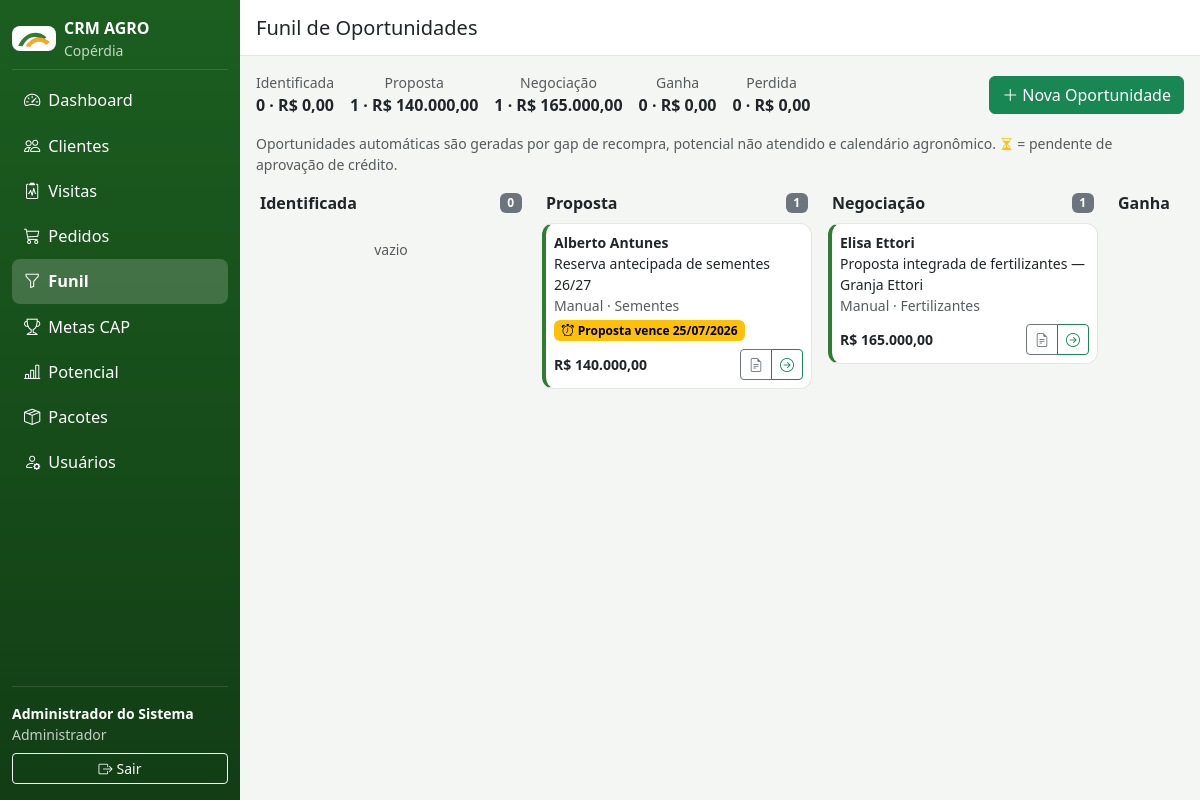
The app's page /index.php?r=funil (signed in) with its own data.
### tables this page shows
CREATE TABLE oportunidades (
  id INT AUTO_INCREMENT PRIMARY KEY,
  cliente_id INT NOT NULL,
  usuario_id INT COMMENT 'vendedor/técnico responsável',
  safra_id INT,
  familia_id INT,
  produto_id INT,
  origem ENUM('Gap de recompra','Potencial não atendido','Calendário agronômico','Manual') NOT NULL DEFAULT 'Manual',
  titulo VARCHAR(200) NOT NULL,
  valor_estimado DECIMAL(14,2) NOT NULL DEFAULT 0,
  estagio ENUM('Identificada','Proposta','Negociação','Ganha','Perdida') NOT NULL DEFAULT 'Identificada',
  motivo_perda ENUM('Preço','Prazo','Concorrente','Desistência','Clima','Outro'),
  concorrente_perda VARCHAR(160),
  data_prevista DATE,
  pendente_aprovacao TINYINT(1) NOT NULL DEFAULT 0 COMMENT 'cliente inadimplente/acima do limite: exige aprovação do Gestor Comercial',
  aprovada_por INT,
  criado_em DATETIME NOT NULL DEFAULT CURRENT_TIMESTAMP,
  atualizado_em DATETIME NOT NULL DEFAULT CURRENT_TIMESTAMP ON UPDATE CURRENT_TIMESTAMP,
  UNIQUE KEY uk_oport_auto (cliente_id, origem, familia_id, safra_id, produto_id),
  FOREIGN KEY (cliente_id) REFERENCES clientes(id) ON DELETE CASCADE,
  FOREIGN KEY (usuario_id) REFERENCES usuarios(id),
  FOREIGN KEY (safra_id) REFERENCES safras(id),
  FOREIGN KEY (familia_id) REFERENCES familias_produto(id),
  FOREIGN KEY (produto_id) REFERENCES produtos(id),
  FOREIGN KEY (aprovada_por) REFERENCES usuarios(id)
);

CREATE TABLE clientes (
  id INT AUTO_INCREMENT PRIMARY KEY,
  nome VARCHAR(160) NOT NULL,
  situacao ENUM('Associado','Não Associado') NOT NULL DEFAULT 'Associado',
  cpf_cnpj VARCHAR(20),
  telefone VARCHAR(30),
  telefone2 VARCHAR(30),
  email VARCHAR(160),
  endereco VARCHAR(255),
  municipio VARCHAR(120),
  estado CHAR(2) DEFAULT 'SC',
  filial_id INT,
  latitude DECIMAL(10,7),
  longitude DECIMAL(10,7),
  responsavel_id INT COMMENT 'usuário (vendedor/técnico) dono da carteira',
  nivel_tecnologico ENUM('Alto','Médio','Baixo') NOT NULL DEFAULT 'Médio',
  volume_compra_anual DECIMAL(14,2) NOT NULL DEFAULT 0,
  potencial_venda DECIMAL(14,2) NOT NULL DEFAULT 0,
  limite_credito DECIMAL(14,2) NOT NULL DEFAULT 0,
  ativo TINYINT(1) NOT NULL DEFAULT 1,
  criado_em DATETIME NOT NULL DEFAULT CURRENT_TIMESTAMP,
  FOREIGN KEY (filial_id) REFERENCES filiais(id),
  FOREIGN KEY (responsavel_id) REFERENCES usuarios(id)
);

CREATE TABLE familias_produto (
  id INT AUTO_INCREMENT PRIMARY KEY,
  nome VARCHAR(80) NOT NULL
);

### app/helpers.php (called while the page is built, shortened)
<?php
function e(?string $valor): string
{
    return htmlspecialchars($valor ?? '', ENT_QUOTES, 'UTF-8');
}
function moeda(float|int|string|null $valor): string
{
    return 'R$ ' . number_format((float)($valor ?? 0), 2, ',', '.');
}
function data_br(?string $data): string
{
    $ts = strtotime($data);
    return $ts ? date('d/m/Y', $ts) : '—';
}
function render(string $view, array $dados = []): void
{
    require __DIR__ . '/Views/layout.php';
}

### app/Controllers/FunilController.php (called while the page is built, shortened)
<?php
class FunilController
{
    public function index(): void
    {
        [$filtro, $params] = Permissoes::filtroCarteira();
        $kanban = OportunidadeService::kanban($filtro, $params);
        $totais = OportunidadeService::totais($kanban);
        render('funil', compact('kanban', 'totais', 'clientes', 'familias') + ['titulo' => 'Funil de Oportunidades']);
    }
}

### app/Core/Router.php (called while the page is built, shortened)
<?php
class Router
{
    private array $rotas = [];
    public function registrar(string $rota, string $classe, string $metodo): void
    {
        $this->rotas[$rota] = [$classe, $metodo];
    }
    public function despachar(string $rota): void
    {
        $rota = $rota ?: 'dashboard';
        [$classe, $metodo] = $this->rotas[$rota];
        (new $classe())->$metodo();
    }
}

### public/index.php (called while the page is built, shortened)
<?php
require dirname(__DIR__) . '/app/helpers.php';
$router = new Router();
$router->registrar('login', LoginController::class, 'form');
$router->registrar('login/entrar', LoginController::class, 'entrar');
$router->registrar('login/sair', LoginController::class, 'sair');
$router->registrar('dashboard', DashboardController::class, 'index');
$router->registrar('clientes', ClientesController::class, 'index');
$router->registrar('clientes/obter', ClientesController::class, 'obter');
$router->registrar('clientes/salvar', ClientesController::class, 'salvar');
$router->registrar('clientes/ficha', ClientesController::class, 'ficha');
$router->registrar('clientes/salvar-propriedade', ClientesController::class, 'salvarPropriedade');
$router->registrar('clientes/salvar-talhao', ClientesController::class, 'salvarTalhao');
$router->registrar('clientes/salvar-plano-safra', ClientesController::class, 'salvarPlanoSafra');
$router->registrar('visitas', VisitasController::class, 'index');
$router->registrar('visitas/apoio-modal', VisitasController::class, 'apoioModal');
$router->registrar('visitas/modelos', VisitasController::class, 'modelos');
$router->registrar('visitas/salvar', VisitasController::class, 'salvar');
$router->registrar('visitas/detalhe', VisitasController::class, 'detalhe');
$router->registrar('funil', FunilController::class, 'index');
$router->registrar('funil/salvar', FunilController::class, 'salvar');
$router->registrar('funil/mover', FunilController::class, 'mover');
$router->registrar('funil/aprovar', FunilController::class, 'aprovar');
$router->registrar('funil/salvar-proposta', FunilController::class, 'salvarProposta');
$router->registrar('pedidos', \App\Controllers\PedidosController::class, 'index');
$router->registrar('pedidos/salvar', \App\Controllers\PedidosController::class, 'salvar');
$router->registrar('pedidos/salvar-pacote', \App\Controllers\PedidosController::class, 'salvarPacote');
$router->registrar('pedidos/avaliar-pacote', \App\Controllers\PedidosController::class, 'avaliarPacote');
$router->registrar('pedidos/estrutura-pacote', \App\Controllers\PedidosController::class, 'estruturaPacote');
$router->registrar('pedidos/aprovar', \App\Controllers\PedidosController::class, 'aprovar');
$router->registrar('pedidos/faturar', \App\Controllers\PedidosController::class, 'faturar');
$router->registrar('pedidos/cancelar', \App\Controllers\PedidosController::class, 'cancelar');
$router->registrar('pedidos/detalhe', \App\Controllers\PedidosController::class, 'detalhe');
$router->registrar('pacotes', \App\Controllers\PacotesController::class, 'index');
$router->registrar('pacotes/obter', \App\Controllers\PacotesController::class, 'obter');
$router->registrar('pacotes/salvar', \App\Controllers\PacotesController::class, 'salvar');
$router->registrar('relatorios/potencial', RelatoriosController::class, 'potencial');
$router->registrar('relatorios/potencial-dados', RelatoriosController::class, 'potencialDados');
$router->registrar('cap', CapController::class, 'index');
$router->registrar('usuarios', UsuariosController::class, 'index');
$router->registrar('usuarios/salvar', UsuariosController::class, 'salvar');
$router->despachar($_GET['r'] ?? 'dashboard');

### app/Core/Auth.php (called while the page is built, shortened)
<?php
class Auth
{
    public static function perfil(): string
    {
        return $_SESSION['usuario']['perfil'] ?? '';
    }
}

### app/Core/Permissoes.php (called while the page is built, shortened)
<?php
class Permissoes
{
    public static function ehGestor(): bool
    {
        return in_array(Auth::perfil(), self::GESTORES, true);
    }
    public static function filtroCarteira(string $aliasCliente = 'c'): array
    {
        if (self::ehGestor()) {
            return ['1=1', []];
        }
        return ["{$aliasCliente}.responsavel_id = ?", [Auth::id()]];
    }
}

### app/Core/Database.php (called while the page is built, shortened)
<?php
class Database
{
    private static ?PDO $pdo = null;
    public static function conexao(): PDO
    {
        if (self::$pdo === null) {
            $host = getenv('DB_HOST') ?: '127.0.0.1';
            $port = getenv('DB_PORT') ?: '3306';
            $nome = getenv('DB_NAME') ?: 'crm_agropecuario';
            $usuario = getenv('DB_USER') ?: 'crm';
            $senha = getenv('DB_PASS') ?: 'crm123';
            $dsn = "mysql:host={$host};port={$port};dbname={$nome};charset=utf8mb4";
            self::$pdo = new PDO($dsn, $usuario, $senha, [
                PDO::ATTR_ERRMODE => PDO::ERRMODE_EXCEPTION,
                PDO::ATTR_DEFAULT_FETCH_MODE => PDO::FETCH_ASSOC,
                PDO::ATTR_EMULATE_PREPARES => false,
            ]);
        }
        return self::$pdo;
    }
    public static function executar(string $sql, array $params = []): \PDOStatement
    {
        $stmt = self::conexao()->prepare($sql);
        $stmt->execute($params);
        return $stmt;
    }
    public static function todos(string $sql, array $params = []): array
    {
        return self::executar($sql, $params)->fetchAll();
    }
}

### app/Services/OportunidadeService.php (called while the page is built, shortened)
<?php
class OportunidadeService
{
    public static function kanban(string $filtroCarteira, array $params): array
    {
        $lista = Database::todos(
            "SELECT o.*, c.nome AS cliente, f.nome AS familia,
                    (SELECT MIN(p.validade) FROM propostas p WHERE p.oportunidade_id = o.id AND p.situacao = 'Em aberto') AS proposta_validade
               FROM oportunidades o
               JOIN clientes c ON c.id = o.cliente_id
               LEFT JOIN familias_produto f ON f.id = o.familia_id
              WHERE {$filtroCarteira}
              ORDER BY o.valor_estimado DESC",
            $params
        );
        $kanban = array_fill_keys(self::ESTAGIOS, []);
        foreach ($lista as $o) {
            $o['proposta_vencendo'] = $o['proposta_validade']
                && strtotime($o['proposta_validade']) <= strtotime('+7 days');
            $kanban[$o['estagio']][] = $o;
        }
        return $kanban;
    }
    public static function totais(array $kanban): array
    {
        $totais = [];
        foreach ($kanban as $estagio => $itens) {
            $totais[$estagio] = [
                'qtd' => count($itens),
                'valor' => array_sum(array_map(fn ($o) => (float) $o['valor_estimado'], $itens)),
            ];
        }
        return $totais;
    }
}

### app/Views/funil.php (the view, shortened to what this page needs)
<div class="d-flex flex-wrap gap-2 justify-content-between align-items-center mb-3">
  <div class="d-flex flex-wrap gap-3">
    <?php foreach ($totais as $estagio => $t): ?>
      <div class="text-center">
        <div class="small text-muted"><?= e($estagio) ?></div>
        <div class="fw-bold"><?= $t['qtd'] ?> · <?= moeda($t['valor']) ?></div>
      </div>
    <?php endforeach; ?>
  </div>
  <button class="btn btn-success" data-bs-toggle="modal" data-bs-target="#modalOportunidade">
    <i class="bi bi-plus-lg me-1"></i>Nova Oportunidade
  </button>
</div>
<p class="text-muted small mb-2">
  Oportunidades automáticas são geradas por gap de recompra, potencial não atendido e calendário agronômico.
  <i class="bi bi-hourglass-split text-warning"></i> = pendente de aprovação de crédito.
</p>
<div class="kanban d-flex gap-3 overflow-auto pb-3">
  <?php foreach ($kanban as $estagio => $itens): ?>
  <div class="kanban-coluna flex-shrink-0">
    <div class="kanban-titulo d-flex justify-content-between align-items-center">
      <strong><?= e($estagio) ?></strong>
      <span class="badge text-bg-secondary"><?= count($itens) ?></span>
    </div>
    <div class="kanban-corpo">
      <?php foreach ($itens as $o): ?>
      <div class="card kanban-cartao mb-2">
        <div class="card-body p-2">
          <div class="d-flex justify-content-between align-items-start gap-1">
            <strong class="small"><?= e($o['cliente']) ?></strong>
          </div>
          <div class="small"><?= e($o['titulo']) ?></div>
          <div class="small text-muted"><?= e($o['origem']) ?><?= $o['familia'] ? ' · ' . e($o['familia']) : '' ?></div>
          <?php if ($o['proposta_vencendo']): ?>
            <span class="badge text-bg-warning mt-1"><i class="bi bi-alarm me-1"></i>Proposta vence <?= data_br($o['proposta_validade']) ?></span>
          <?php endif; ?>
          <div class="d-flex justify-content-between align-items-center mt-2">
            <span class="fw-semibold small"><?= moeda($o['valor_estimado']) ?></span>
            <div class="btn-group">
              <?php if (!in_array($o['estagio'], ['Ganha', 'Perdida'])): ?>
                <button class="btn btn-sm btn-outline-secondary" title="Registrar proposta" onclick="Funil.proposta(<?= $o['id'] ?>, <?= (float) $o['valor_estimado'] ?>)"><i class="bi bi-file-earmark-text"></i></button>
                <button class="btn btn-sm btn-outline-success" title="Mover de estágio" onclick="Funil.mover(<?= $o['id'] ?>, '<?= e($o['estagio']) ?>')"><i class="bi bi-arrow-right-circle"></i></button>
              <?php endif; ?>
            </div>
          </div>
        </div>
      </div>
      <?php endforeach; ?>
      <?php if (!$itens): ?><div class="text-center text-muted small py-3">vazio</div><?php endif; ?>
    </div>
  </div>
  <?php endforeach; ?>
</div>

### public/assets/css/app.css (style rules this page uses)
:root { --verde-coperdia: #1b5e20; --verde-claro: #2e7d32; }
body { background: #f4f6f4; }
.card { border: 1px solid #e3e6e3; border-radius: .75rem; }
.kanban-coluna { width: 270px; }
.kanban-titulo { padding: .5rem .25rem; }
.kanban-corpo { min-height: 120px; }
.kanban-cartao { border-left: 4px solid var(--verde-claro); }

### records on screen
oportunidades: cliente.nome "Alberto Antunes", titulo "Reserva antecipada de sementes 26/27", origem "Manual", familia.nome "Sementes", proposta_validade "25/07/2026", valor_estimado "R$ 140.000,00"
oportunidades: cliente.nome "Elisa Ettori", titulo "Proposta integrada de fertilizantes — Granja Ettori", origem "Manual", familia.nome "Fertilizantes", valor_estimado "R$ 165.000,00"

### other values on screen
$rotulo "Dashboard"
$rotulo "Clientes"
$rotulo "Visitas"
$rotulo "Pedidos"
$rotulo "Funil"
$rotulo "Metas CAP"
$rotulo "Potencial"
$rotulo "Pacotes"
$rotulo "Usuários"
Auth::usuario()['nome'] "Administrador do Sistema"
Auth::perfil() "Administrador"
$titulo "Funil de Oportunidades"
$estagio "Identificada"
$t['qtd'] "0"
moeda($t['valor']) "R$ 0,00"
